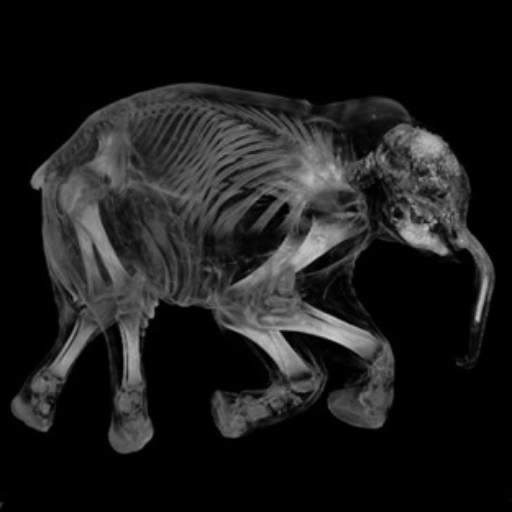
#> input picture images/Lyuba-CT_350.tif, 512 x 512 px
$ jupyter execute biomedia_filters_04_gaussian_pyramid.ipynb   (shell and % lines are left out)
#> lines starting #> are read from the running program, lines starting #| are printed output that depends on the picture; after the words box and inside, x2 and y2 are one past the last pixel; in counts of white or black regions, pixels touching at a corner belong together
<div class="alert alert-block alert-info">
Visit the <a href="https://github.com/engs1258/biomedical-image-analysis-notebooks/wiki">wiki</a> pages to find some additional documentation and instructions on how view an interactive verson of these notebooks using binder.</div>

---

## Build image pyramids

The pyramid_gaussian function takes an image and yields successive images shrunk by a constant scale factor. Image pyramids are often used, e.g., to implement algorithms for denoising, texture discrimination, and scale- invariant detection.

[cell 1]
import numpy as np
import matplotlib.pyplot as plt

from skimage import data
from skimage import io
from skimage.transform import pyramid_gaussian

You can read more about Lybua in the <a href="https://blogs.scientificamerican.com/observations/ct-scans-of-baby-mammoths-reveal-ice-age-mystery/">Scientific Amercian</a>.

[cell 2]
image = io.imread("../images/Lyuba-CT_350.tif")
#> image is the input picture: shape (512, 512); min 0, max 208, mean 27.6
rows, cols = image.shape
#> rows = 512; cols = 512
pyramid = tuple(pyramid_gaussian(image, downscale=2))
#> pyramid = 10 items

Construct a composite image of the downsampled Gaussian filtered images.

[cell 3]
composite_image = np.zeros((rows, cols + cols // 2), dtype=np.double)

composite_image[:rows, :cols] = pyramid[0]
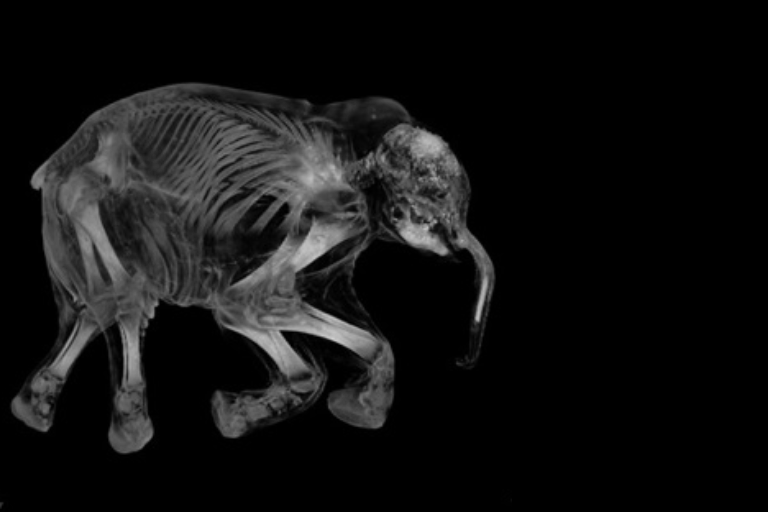
#> composite_image: shape (512, 768) float64; min 0, max 0.816, mean 0.0722

i_row = 0
for p in pyramid[1:]:
    n_rows, n_cols = p.shape[:2]
    composite_image[i_row:i_row + n_rows, cols:cols + n_cols] = p
    i_row += n_rows
#> this loop made 9 passes
#> (n_rows, n_cols, i_row) on passes 1 to 7: (256, 256, 256), (128, 128, 384), (64, 64, 448), (32, 32, 480), (16, 16, 496), (8, 8, 504), (4, 4, 508)
#> (p, n_rows, n_cols, i_row) on passes 8 to 9: ([[0.122, 0.112], [0.109, 0.0903]], 2, 2, 510), ([0.108], 1, 1, 511)
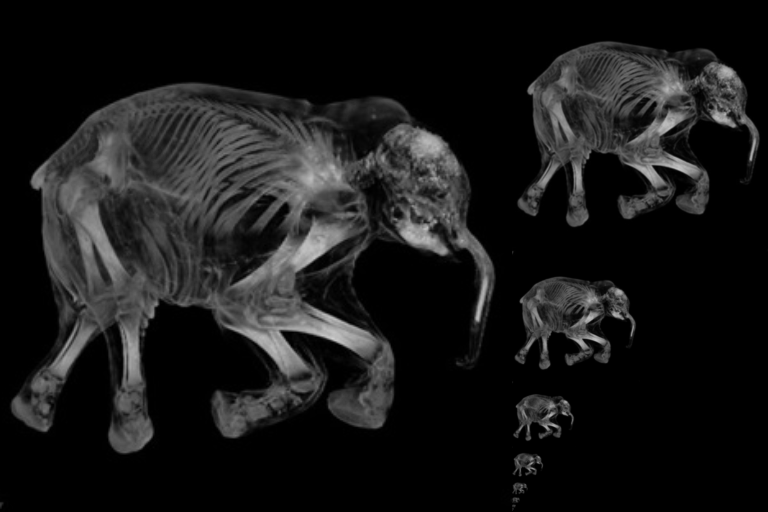
#> composite_image: shape (512, 768) float64; 12.46% of pixels changed, all inside (x1, y1, x2, y2) = (512, 38, 768, 511)
#> after the loop, i_row = 511

fig, ax = plt.subplots(figsize=(30, 15))
ax.imshow(composite_image, cmap='gray')
plt.axis('equal')
plt.show()

$ run again, with images/002002-3608-channel-0.tif copied over images/Lyuba-CT_350.tif
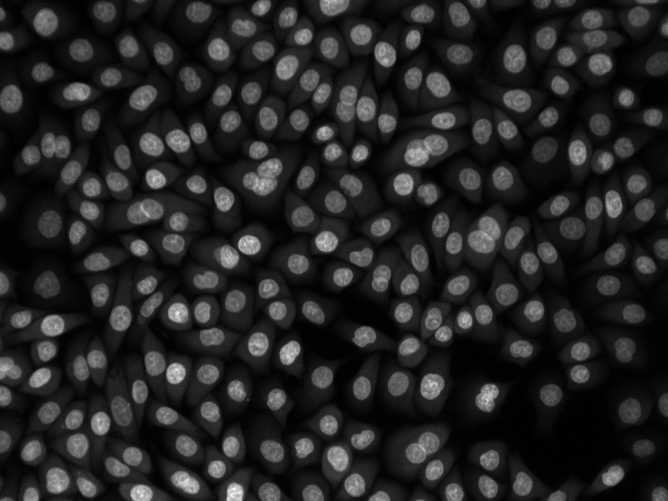
#> input picture images/002002-3608-channel-0.tif, 668 x 501 px
#> image is the input picture: shape (501, 668); min 0, max 255, mean 36.1
#> pyramid = 11 items
#> `composite_image[:rows, :cols] = pyramid[0]`:
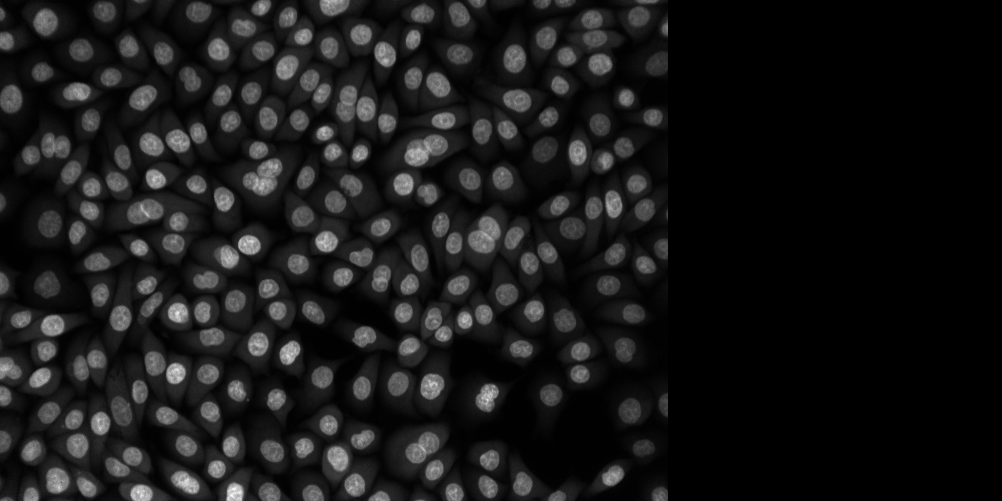
#> composite_image: shape (501, 1002) float64; min 0, max 1, mean 0.0943

$ run again, with images/002002-3608-channel-1.tif copied over images/Lyuba-CT_350.tif
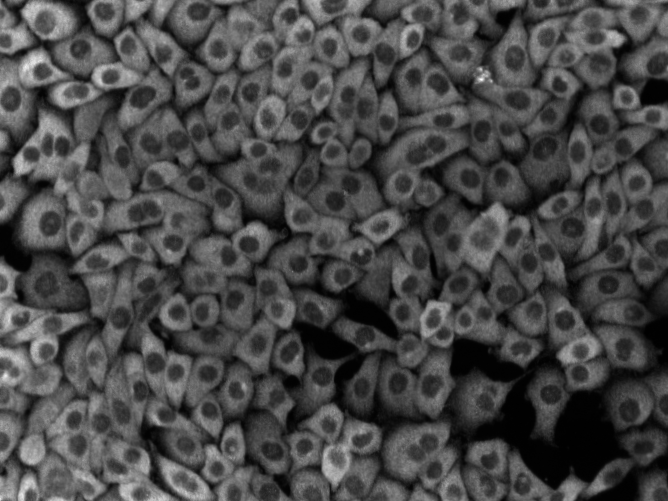
#> input picture images/002002-3608-channel-1.tif, 668 x 501 px
#> image is the input picture: shape (501, 668); min 0, max 255, mean 72.2
#> pyramid = 11 items
#> `composite_image[:rows, :cols] = pyramid[0]`:
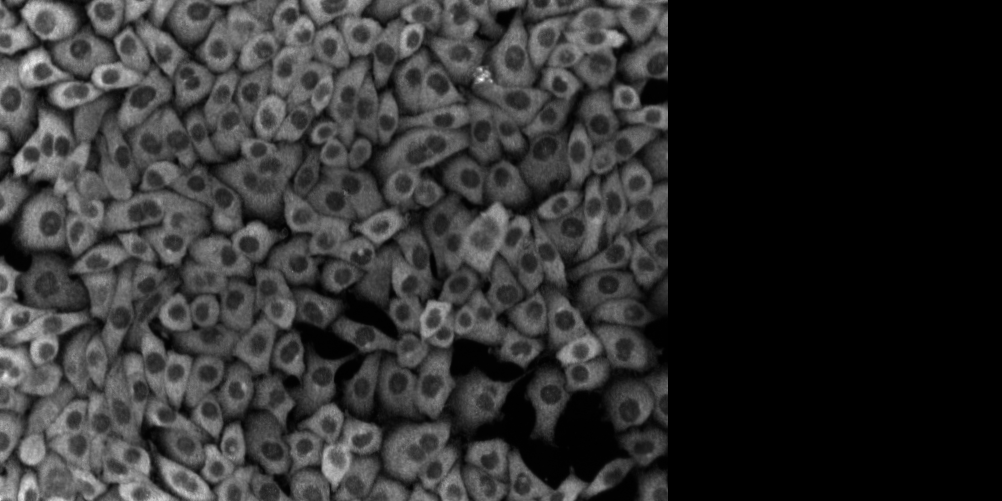
#> composite_image: shape (501, 1002) float64; min 0, max 1, mean 0.189

$ run again, with images/002002-3608-channel-2.tif copied over images/Lyuba-CT_350.tif
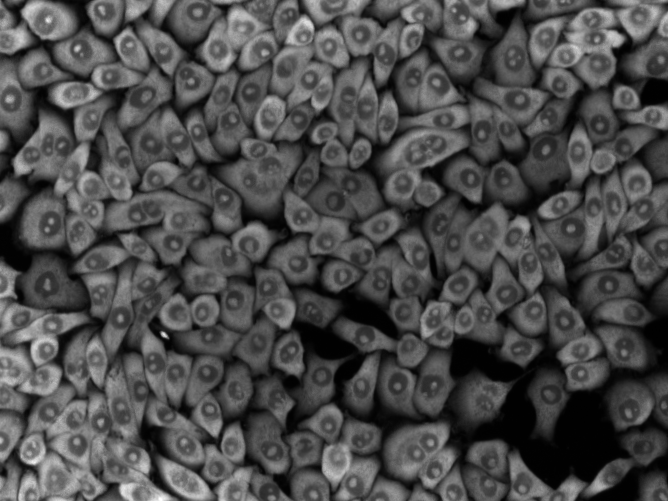
#> input picture images/002002-3608-channel-2.tif, 668 x 501 px
#> image is the input picture: shape (501, 668); min 0, max 255, mean 75.5
#> pyramid = 11 items
#> `composite_image[:rows, :cols] = pyramid[0]`:
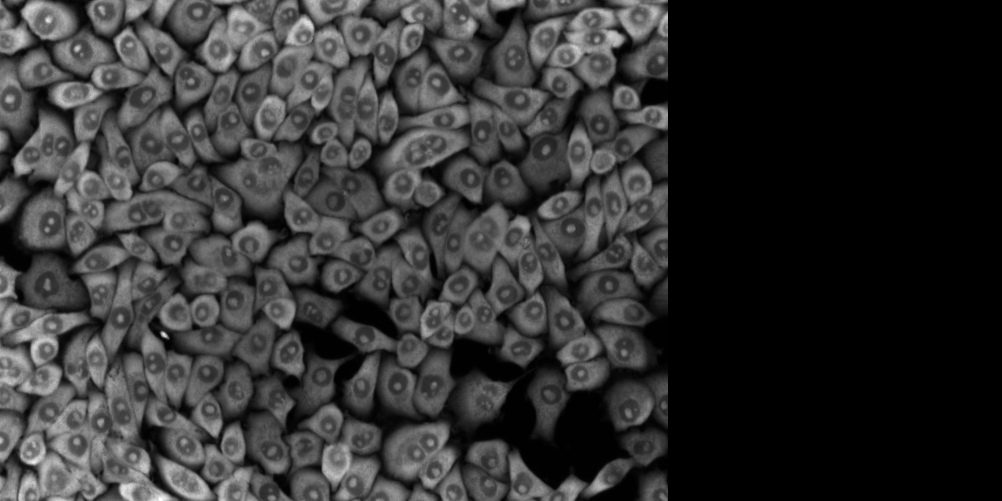
#> composite_image: shape (501, 1002) float64; min 0, max 1, mean 0.197
